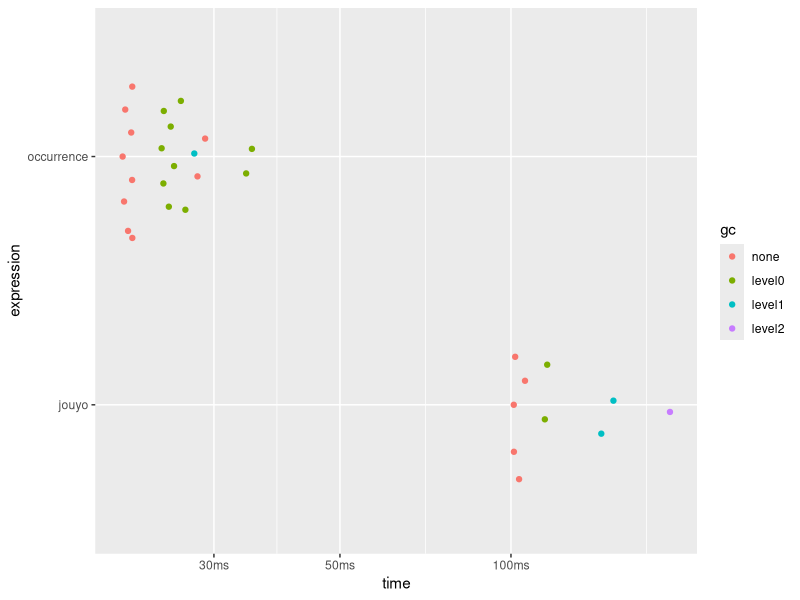
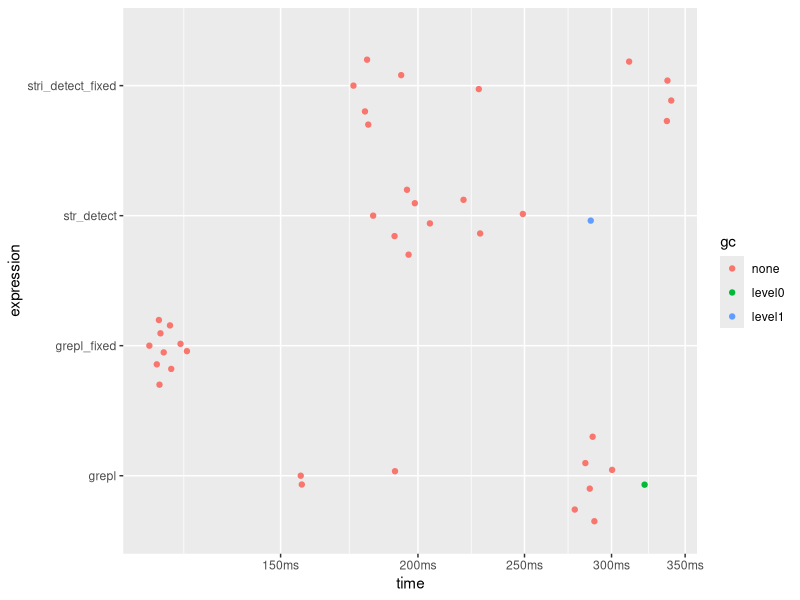

These figures' R source, in order: (Note: this script raises an error after producing the figures.)
## ---- chunk 1
knitr::opts_chunk$set(collapse = TRUE, comment = "#>", cache = TRUE)
## ---- chunk 2
n <- 7
bench::mark(
  occurrence = rep_len(c(FALSE, FALSE, TRUE), 10L^n),
  jouyo = seq(10L^n) %% 3L == 0L,
  min_iterations = 10
) |> plot()
## ---- chunk 3
x <- seq(10^6)
bench::mark(
  stri_detect_fixed = stringi::stri_detect_fixed(x, "3"),
  str_detect = stringr::str_detect(x, "3"),
  grepl_fixed = grepl("3", x, fixed = TRUE),
  grepl = grepl("3", x),
  min_iterations = 10
) |> plot()
## ---- chunk 4
has3_internal <- function(n) {
  x <- rep_len(FALSE, 10L^n)
  k <- 10L^(n - 1L)
  i <- 3L * k
  x[i:(i + k - 1)] <- TRUE
  x
}

has3_by_occurrence <- function(n) {
  len <- 10^n
  x <- logical(len)
  for (i in seq(n)) {
    x[rep_len(has3_internal(i), len)] <- TRUE
  }
  x
}

bench::mark(
  occurrence = has3_by_occurrence(7),
  grepl_fixed = grepl("3", seq(10^7), fixed = TRUE),
  min_iterations = 10,
) |> plot()
## ---- chunk 5
has3_by_occurrence2 <- function(n) {
  len <- 10^n
  x <- logical(len)
  for (i in seq(n)) {
    x[has3_internal(i)] <- TRUE
  }
  x
}

bench::mark(
  occurrence1 = has3_by_occurrence(7),
  occurrence2 = has3_by_occurrence2(7),
  min_iterations = 10,
) |> plot()
## ---- chunk 6
aho_baseline <- function(n) {
  x <- 1:10^n
  stringr::str_detect(x, "[3]") | x %% 3 == 0
}

aho_fast_internal <- function(n) {
  x <- rep_len(FALSE, 10L^n)
  k <- 10L^(n - 1L)
  i <- 3L * k
  x[i:(i + k - 1)] <- TRUE
  x
}

aho_fast <- function(n) {
  len <- 10L^n

  # 3の倍数ならTRUE
  x <- rep_len(c(FALSE, FALSE, TRUE), len) # 3の倍数でバカになる

  # 3がつくならTRUE
  for (m in seq(n)) {
    x[aho_fast_internal(m)] <- TRUE # 3がつくとバカになる
  }

  x
}

bench::mark(
  baseline = aho_baseline(6),
  fast = aho_fast(6),
  min_iterations = 10,
) |> plot()
## ---- chunk 7
plot(bench::mark(aho_fast(8), min_iterations = 10))
## ---- chunk 8
seq(8) |>
  purrr::map_dbl(function(n) mean(aho_fast(n))) |>
  print() |>
  plot()
